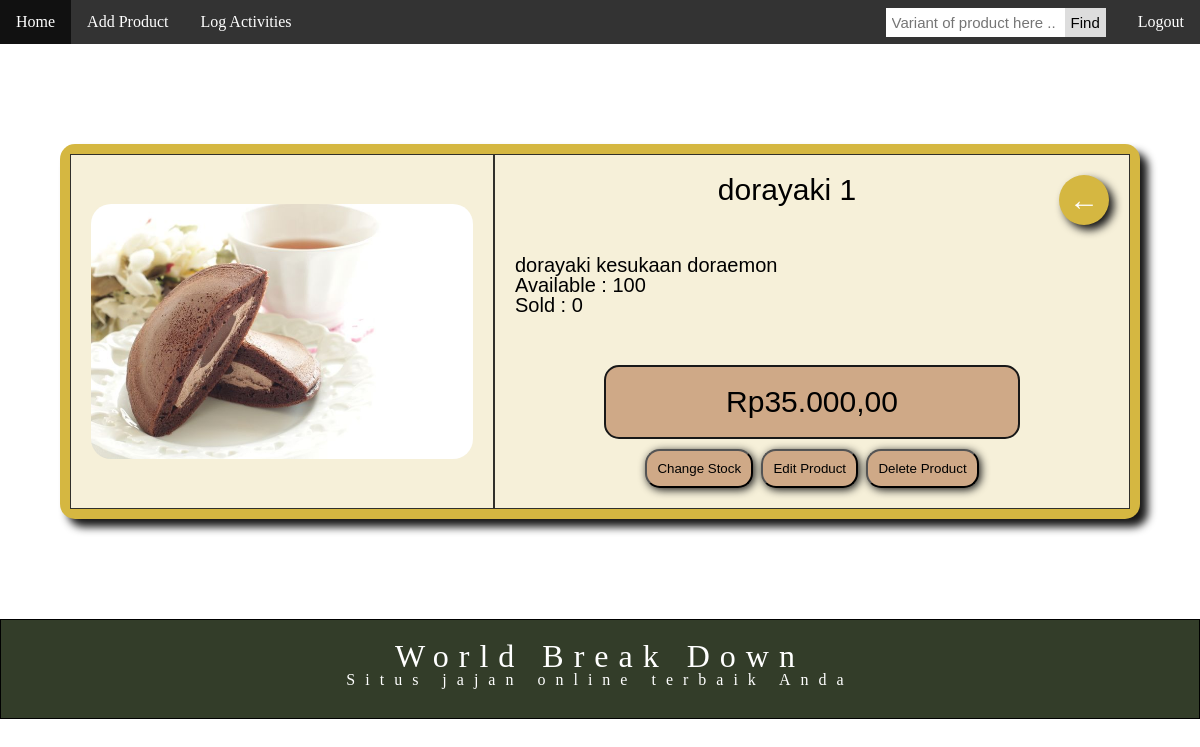
The app's page /Views/Product.php?id=2 (signed in), older data.
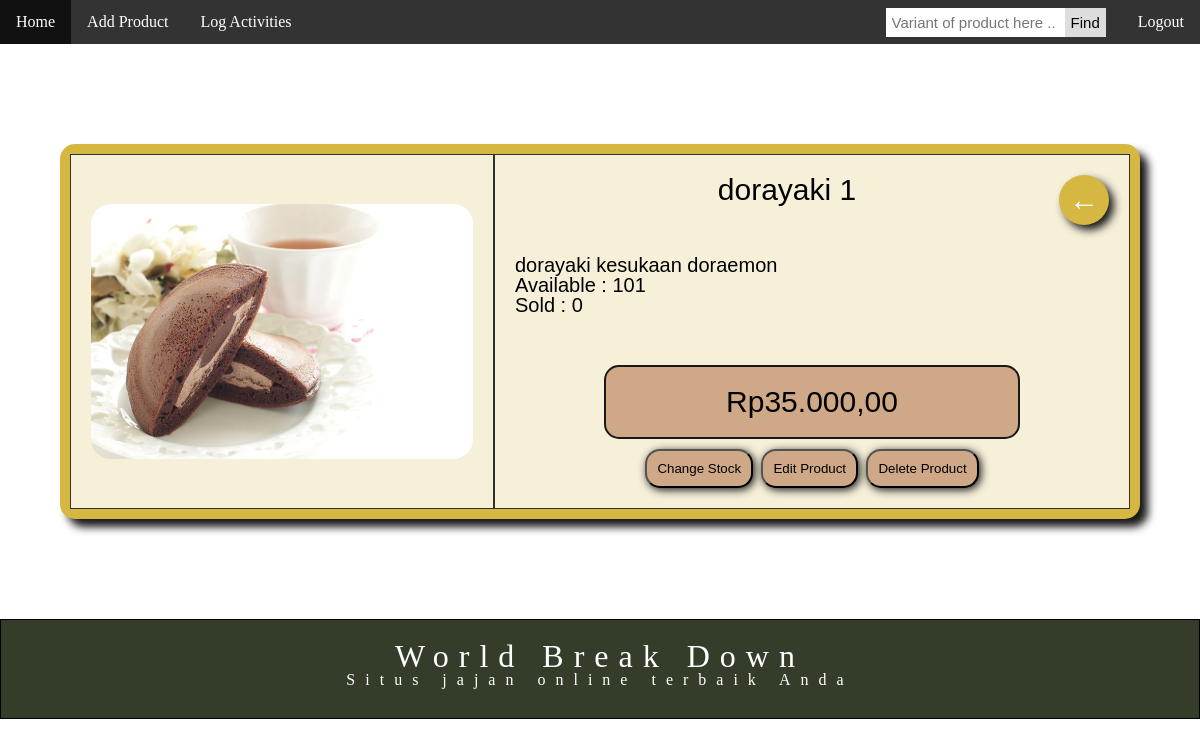
The same page, newer data.
### tables this page shows
CREATE TABLE products (
        id INTEGER PRIMARY KEY NOT NULL,
        name TEXT NOT NULL,
        description TEXT,
        price INTEGER NOT NULL,
        stock INTEGER NOT NULL,
        image TEXT,
        sold INTEGER
    );

### Model/Product.php (called while the page is built, shortened)
<?php
class Product
{
    private $pdo;
    public function __construct($pdo)
    {
        $this->pdo = $pdo;
    }
    public function whereId($id)
    {
        $query = 'SELECT * FROM products WHERE id = :id ;';
        $stmt = $this->pdo->prepare($query);
        $stmt->execute([
            ':id' => $id
        ]);
        $products = [];
        while ($row = $stmt->fetch(\PDO::FETCH_ASSOC)) {
            $products[] = [
                'id' => $row['id'],
                'name' => $row['name'],
                'description' => $row['description'],
                'price' => $row['price'],
                'stock'  => $row['stock'],
                'image'  => $row['image'],
                'sold'  => $row['sold'],
            ];
        }
        return $products;
    }
}

### Views/Product.php (the view, shortened to what this page needs)
<?php
include_once('../Model/Product.php');
if (isset($_COOKIE['token']) && isset($_COOKIE['userLoggedIn'])) {
    if ((md5($_COOKIE['userLoggedIn'] . SECRET_WORD)) === $_COOKIE['token']) {
        $role = $_SESSION['role'];
    }
} else {
    session_unset();
    session_destroy();
    header("location: /Views/Login.php");
}
if (!isset($_GET['id'])) {
    header("location: /index.php");
} else {
    $databasePath = '../database/' . DATABASE_NAME . '.sqlite';
    $pdo = (new SQLiteConnection())->connect($databasePath);
    if ($pdo !== null) {
        $id = $_GET['id'];
        $Product = new Product($pdo);
        $item = $Product->whereId($id);
        if (count($item) < 1) {
            header("location: /index.php");
        } else {
            $item = $item[0];
        }
    } else {
        header("location: /index.php");
    }
}
?>
<!DOCTYPE html>
<html lang="en">
<head>
    <link rel="stylesheet" href="../Assets/css/detail.css">
    <link href="//db.onlinewebfonts.com/c/4a47df713b67c858644e569c4977de19?family=Dorayaki" rel="stylesheet" type="text/css" />
    <link rel="stylesheet" href="../Assets/css/deleteConfirmation.css" />
</head>
<body>
    <?php include '../partials/navbar.php'; ?>
    <div class="content">
        <div class="grid-container">
            <div class="grid-item image-grid">
                <img id="image" src="<?php echo '../' . $item['image'] ?>" alt="" style="border-radius:20px;">
            </div>
            <div class="grid-item">
                <div class="header">
                    <a href="../index.php" id="back">←</a>
                    <h1 class="headerTitle" id="title"><?php echo $item['name'] ?></h1>
                </div>
                <div class="description" id="description">
                    <p><?php echo $item['description'] ?></p>
                    <p>Available : <?php echo $item['stock'] ?></p>
                    <p>Sold : <?php echo $item['sold'] ?></p>
                </div>
                <div class="footer">
                    <p id="harga">Rp<?php $price = $item['price']; echo number_format($price,2,",","."); ?></p>
                </div>
                <div class="button-group">
                    <?php if ($role == 'admin') { ?>
                        <a href="ChangeStock.php?id=<?php echo $id ?>"><input type="button" name="someAction" value="Change Stock" id="button" /></a>
                        <a href="EditProduct.php?id=<?php echo $id ?>"><input type="button" name="someAction" value="Edit Product" id="button" /></a>
                        <input onclick="document.getElementById('id01').style.display='block'" type="button" name="someAction" value="Delete Product" id="button" />
                    <?php } ?>
                </div>
            </div>
        </div>
    </div>
    <?php include '../partials/footer.php'; ?>
</body>
</html>

Row changes from the older to the newer data that the page shows:
changed products "dorayaki 1": stock "100" → "101"
